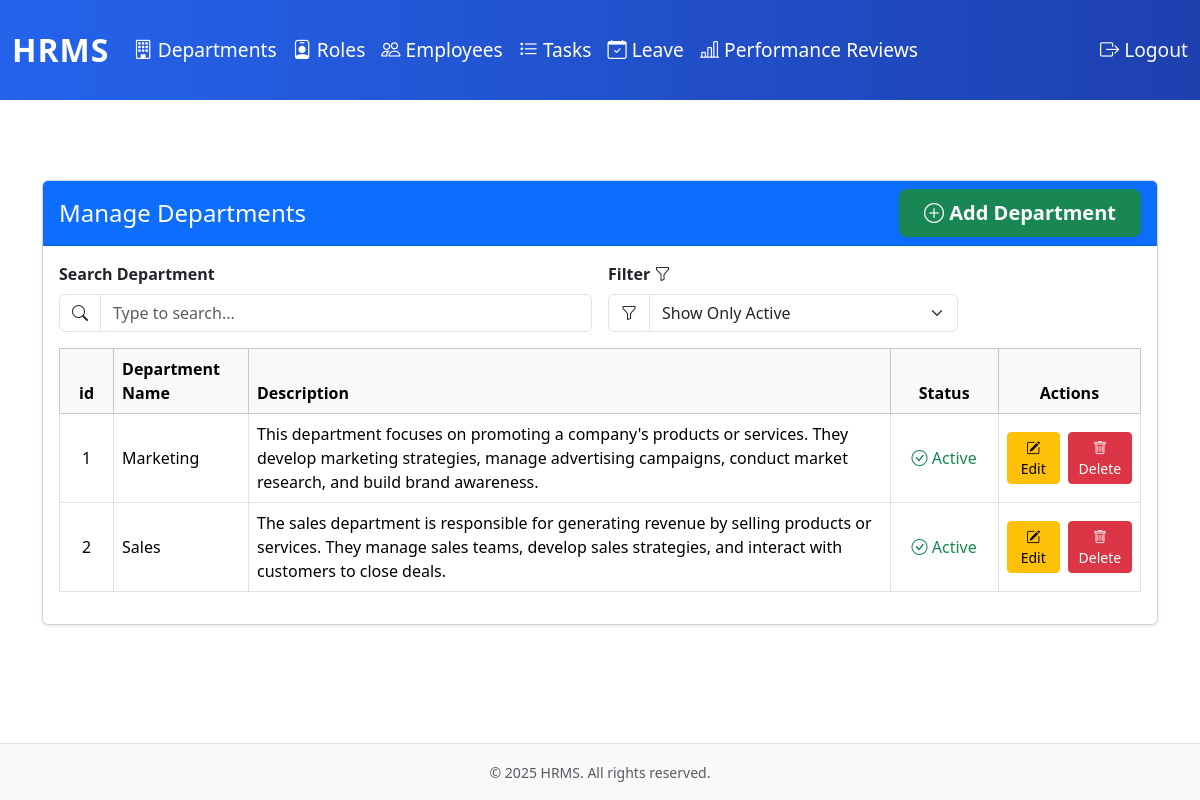
Page /departments/ (signed in) on the committed database.
### hrm_app/models.py (models this page shows, shortened)
class Department(models.Model):
    name = models.CharField(max_length=100)
    description = models.TextField()

### hrm_app/views.py (the view)
# urls.py: path('departments/', views.department_list, name='department_list'),
@login_required
def department_list(request):
    search_query = request.GET.get('search', '').strip()
    filter_option = request.GET.get('active', '1')  # '1' = active, '0' = all, '2' = inactive
    departments = Department.objects.all()
    if search_query:
        departments = departments.filter(
            name__icontains=search_query
        )
    if filter_option == '1':
        departments = departments.exclude(name__icontains='[INACTIVE]')
    elif filter_option == '2':
        departments = departments.filter(name__icontains='[INACTIVE]')
    return render(request, 'hrm_app/department_list.html', {
        'departments': departments,
        'search_query': search_query,
        'filter_option': filter_option,
    })

### hrm_app/templates/hrm_app/department_list.html (shortened to what this page needs)
{% extends 'hrm_app/base.html' %}
{% block content %}
<div class="card shadow-sm">
    <div class="card-header bg-primary text-white d-flex justify-content-between align-items-center">
        <h4 class="mb-0">Manage Departments</h4>
        <a href="{% url 'department_create' %}" class="btn btn-success btn-lg px-4 fw-bold shadow-sm">
            <i class="bi bi-plus-circle"></i> Add Department
        </a>
    </div>
    <div class="card-body">
        <form method="get" class="row g-3 mb-3 align-items-end" id="filterForm">
            <div class="col-md-6">
                <label for="searchInput" class="form-label fw-semibold">Search Department</label>
                <div class="input-group">
                    <span class="input-group-text bg-white"><i class="bi bi-search"></i></span>
                    <input type="text" name="search" class="form-control" placeholder="Type to search..." value="{{ search_query }}" id="searchInput">
                </div>
            </div>
            <div class="col-md-4">
                <label for="filterDropdown" class="form-label fw-semibold">Filter <i class="bi bi-funnel"></i></label>
                <div class="input-group">
                    <span class="input-group-text bg-white"><i class="bi bi-funnel"></i></span>
                    <select name="active" class="form-select" id="filterDropdown">
                        <option value="1" {% if filter_option == '1' %}selected{% endif %}>Show Only Active</option>
                    </select>
                </div>
            </div>
        </form>
        <div class="table-responsive">
            <table class="table table-hover table-bordered align-middle text-center">
                <thead class="table-light">
                    <tr>
                        <th scope="col" style="width: 5%;">id</th>
                        <th scope="col" class="text-start">Department Name</th>
                        <th scope="col" class="text-start">Description</th>
                        <th scope="col" style="width: 10%;">Status</th>
                        <th scope="col">Actions</th>
                    </tr>
                </thead>
                <tbody>
                    {% for dept in departments %}
                    <tr class="{% if '[INACTIVE]' in dept.name %}table-secondary{% endif %}">
                        <td>{{ forloop.counter }}</td>
                        <td class="text-start">{{ dept.name }}</td>
                        <td class="text-start">{{ dept.description }}</td>
                        <td>
                            {% if '[INACTIVE]' in dept.name %}
                                <span class="text-secondary"><i class="bi bi-x-circle"></i> Inactive</span>
                            {% else %}
                                <span class="text-success"><i class="bi bi-check-circle"></i> Active</span>
                            {% endif %}
                        </td>
                        <td>
                            <div class="d-flex justify-content-center gap-2">
                                <a href="{% url 'department_update' dept.id %}" class="btn btn-warning btn-sm">
                                    <i class="bi bi-pencil-square"></i> Edit
                                </a>
                                <form action="{% url 'department_delete' dept.id %}" method="post" style="display:inline;">
                                    <button type="submit" class="btn btn-danger btn-sm">
                                        <i class="bi bi-trash"></i> Delete
                                    </button>
                                </form>
                            </div>
                        </td>
                    </tr>
                    {% empty %}
                    <tr>
                        <td colspan="5" class="text-muted">No departments found.</td>
                    </tr>
                    {% endfor %}
                </tbody>
            </table>
        </div>
    </div>
</div>
{% endblock %}

### hrm_app/templates/hrm_app/base.html (style rules this page uses)
html, body { height: 100%; }
body { display: flex; flex-direction: column; min-height: 100vh; }

### rows in the picture
Department: name "Marketing", description "This department focuses on promoting a company's products or services. They develop marketing strategies, manage advertising campaigns, conduct market research, and build brand awareness.", shows "Active"
Department: name "Sales", description "The sales department is responsible for generating revenue by selling products or services. They manage sales teams, develop sales strategies, and interact with customers to close deals.", shows "Active"
